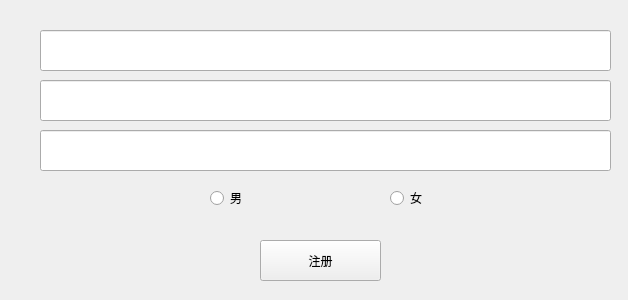
<?xml version="1.0" encoding="UTF-8"?>
<ui version="4.0">
 <class>RegWindow</class>
 <widget class="QWidget" name="RegWindow">
  <property name="geometry">
   <rect>
    <x>0</x>
    <y>0</y>
    <width>628</width>
    <height>300</height>
   </rect>
  </property>
  <property name="windowTitle">
   <string>Form</string>
  </property>
  <widget class="QLineEdit" name="ledit_user">
   <property name="geometry">
    <rect>
     <x>40</x>
     <y>30</y>
     <width>571</width>
     <height>41</height>
    </rect>
   </property>
  </widget>
  <widget class="QLineEdit" name="ledit_passwd">
   <property name="geometry">
    <rect>
     <x>40</x>
     <y>80</y>
     <width>571</width>
     <height>41</height>
    </rect>
   </property>
  </widget>
  <widget class="QLineEdit" name="ledit_age">
   <property name="geometry">
    <rect>
     <x>40</x>
     <y>130</y>
     <width>571</width>
     <height>41</height>
    </rect>
   </property>
  </widget>
  <widget class="QPushButton" name="btn_reg">
   <property name="geometry">
    <rect>
     <x>260</x>
     <y>240</y>
     <width>121</width>
     <height>41</height>
    </rect>
   </property>
   <property name="text">
    <string>注册</string>
   </property>
  </widget>
  <widget class="QRadioButton" name="rbtn_man">
   <property name="geometry">
    <rect>
     <x>210</x>
     <y>190</y>
     <width>89</width>
     <height>16</height>
    </rect>
   </property>
   <property name="text">
    <string>男</string>
   </property>
  </widget>
  <widget class="QRadioButton" name="rbtn_woman">
   <property name="geometry">
    <rect>
     <x>390</x>
     <y>190</y>
     <width>89</width>
     <height>16</height>
    </rect>
   </property>
   <property name="text">
    <string>女</string>
   </property>
  </widget>
 </widget>
 <resources/>
 <connections/>
</ui>
